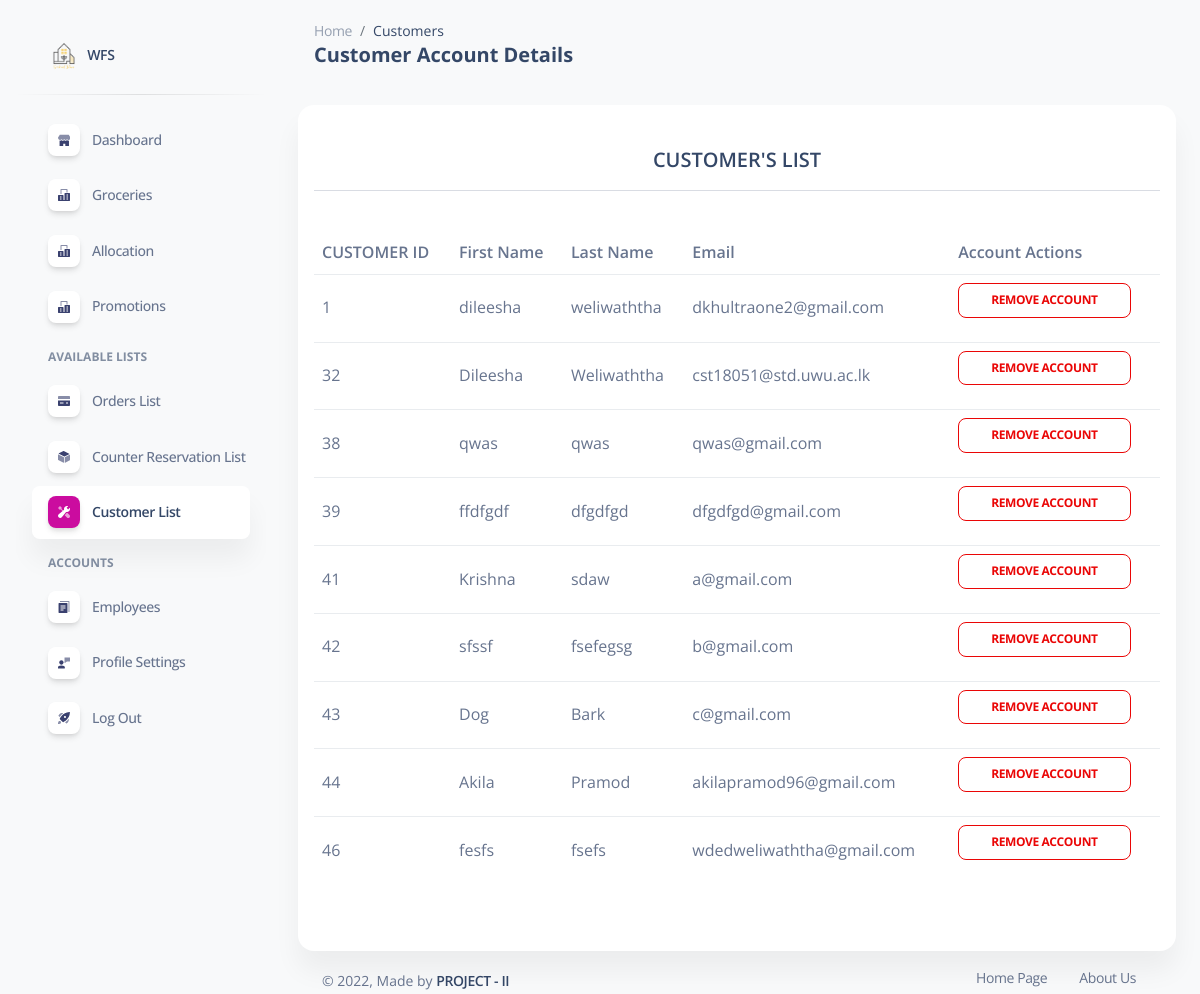
The app's page /admin/accounts.php (signed in) with its own data.
### tables this page shows
CREATE TABLE `customers` (
  `member_id` int(11) NOT NULL,
  `firstname` varchar(100) NOT NULL,
  `lastname` varchar(100) NOT NULL,
  `email` varchar(100) NOT NULL,
  `password` varchar(255) NOT NULL,
  `question_id` int(5) NOT NULL,
  `answer` varchar(45) NOT NULL,
  `code` mediumint(50) NOT NULL,
  `status` text NOT NULL
);

### admin/accounts.php (the view, shortened to what this page needs)
    <?php
        $conn = mysqli_connect(DB_HOST, DB_USER, DB_PASSWORD,DB_DATABASE);
        $result=mysqli_query($conn,"SELECT * FROM customers")
        or die("There are no records to display ... \n" . mysqli_error());
    ?>
<!DOCTYPE html>
<html lang="en">
<head>
  <link href="./assets/css/nucleo-icons.css" rel="stylesheet" />
  <link href="./assets/css/nucleo-svg.css" rel="stylesheet" />
  <link href="./assets/css/nucleo-svg.css" rel="stylesheet" />
  <link id="pagestyle" href="./assets/css/soft-ui-dashboard.css?v=1.0.3" rel="stylesheet" />
</head>
<body class="g-sidenav-show  bg-gray-100">
<aside class="sidenav navbar navbar-vertical navbar-expand-xs border-0 border-radius-xl my-3 fixed-start ms-3 " id="sidenav-main">
    <div class="sidenav-header">
      <a class="navbar-brand m-0" href="#">
        <img src="./assets/img/logo-ct.png" class="navbar-brand-img h-100" alt="main_logo">
        <span class="ms-1 font-weight-bold">WFS</span>
      </a>
    </div>
    <hr class="horizontal dark mt-0">
    <div class="collapse navbar-collapse w-auto max-height-vh-100 h-100" id="sidenav-collapse-main" style="overflow: initial;">
      <ul class="navbar-nav">
        <li class="nav-item">
          <a class="nav-link" href="./index.php">
            <div class="icon icon-shape icon-sm shadow border-radius-md bg-white text-center me-2 d-flex align-items-center justify-content-center">
            </div>
            <span class="nav-link-text ms-1">Dashboard</span>
          </a>
        </li>
        <li class="nav-item">
          <a class="nav-link" href="./foods-menu.php">
            <div class="icon icon-shape icon-sm shadow border-radius-md bg-white text-center me-2 d-flex align-items-center justify-content-center">
            </div>
            <span class="nav-link-text ms-1">Groceries</span>
          </a>
        </li>
        <li class="nav-item">
          <a class="nav-link" href="./allocation.php">
            <div class="icon icon-shape icon-sm shadow border-radius-md bg-white text-center me-2 d-flex align-items-center justify-content-center">
            </div>
            <span class="nav-link-text ms-1">Allocation</span>
          </a>
        </li>
        <li class="nav-item">
          <a class="nav-link" href="./specials.php">
            <div class="icon icon-shape icon-sm shadow border-radius-md bg-white text-center me-2 d-flex align-items-center justify-content-center">
            </div>
            <span class="nav-link-text ms-1">Promotions</span>
          </a>
        </li>
        <li class="nav-item mt-3">
          <h6 class="ps-4 ms-2 text-uppercase text-xs font-weight-bolder opacity-6">Available Lists</h6>
        </li>
        <li class="nav-item">
          <a class="nav-link" href="./orders.php">
            <div class="icon icon-shape icon-sm shadow border-radius-md bg-white text-center me-2 d-flex align-items-center justify-content-center">
            </div>
            <span class="nav-link-text ms-1">Orders List</span>
          </a>
        </li>
        <li class="nav-item">
          <a class="nav-link" href="./reservations.php">
            <div class="icon icon-shape icon-sm shadow border-radius-md bg-white text-center me-2 d-flex align-items-center justify-content-center">
            </div>
            <span class="nav-link-text ms-1">Counter Reservation List</span>
          </a>
        </li>
        <li class="nav-item">
          <a class="nav-link active" href="#">
            <div class="icon icon-shape icon-sm shadow border-radius-md bg-white text-center me-2 d-flex align-items-center justify-content-center">
            </div>
            <span class="nav-link-text ms-1">Customer List</span>
          </a>
        </li>
        <li class="nav-item mt-3">
          <h6 class="ps-4 ms-2 text-uppercase text-xs font-weight-bolder opacity-6">Accounts</h6>
        </li>
        <li class="nav-item">
          <a class="nav-link" href="./employees.php">
            <div class="icon icon-shape icon-sm shadow border-radius-md bg-white text-center me-2 d-flex align-items-center justify-content-center">
            </div>
            <span class="nav-link-text ms-1">Employees</span>
          </a>
        </li>
        <li class="nav-item">
          <a class="nav-link" href="./profile.php">
            <div class="icon icon-shape icon-sm shadow border-radius-md bg-white text-center me-2 d-flex align-items-center justify-content-center">
            </div>
            <span class="nav-link-text ms-1">Profile Settings</span>
          </a>
        </li>
        <li class="nav-item">
          <a class="nav-link" href="./user/logout-user.php">
            <div class="icon icon-shape icon-sm shadow border-radius-md bg-white text-center me-2 d-flex align-items-center justify-content-center">
            </div>
            <span class="nav-link-text ms-1">Log Out</span>
          </a>
        </li>
      </ul>
    </div>
  </aside>
  <main class="main-content position-relative max-height-vh-100 h-100 mt-1 border-radius-lg ">
    <nav class="navbar navbar-main navbar-expand-lg px-0 mx-4 shadow-none border-radius-xl" id="navbarBlur" navbar-scroll="true">
      <div class="container-fluid py-1 px-3">
        <nav aria-label="breadcrumb">
        <ol class="breadcrumb bg-transparent mb-0 pb-0 pt-1 px-0 me-sm-6 me-5">
            <li class="breadcrumb-item text-sm"><a class="opacity-5 text-dark" href="./index.php">Home</a></li>
            <li class="breadcrumb-item text-sm text-dark active" aria-current="page">Customers</li>
          </ol>
          <h5 class="font-weight-bolder mb-0">Customer Account Details</h5>
        </nav>
      </div>
    </nav>
    <div class="container-fluid">
        <div class="row mt-4">
          <div class="col-lg-12 mb-lg-0 mb-4">
            <div class="card">
              <div class="card-body p-3">
                <br/>
                <div class="row">
                  <div class="col-lg-12 mb-lg-0 mb-4">
                    <h5 style="text-align:center">CUSTOMER'S LIST</h5>
                    <hr/>
                    <br/><div class="table-responsive">
                          <table class="table table-hover align-items-center mb-0">
                        <tr>
                            <th>CUSTOMER ID</th>
                            <th>First Name</th>
                            <th>Last Name</th>
                            <th>Email</th>
                            <th>Account Actions</th>
                        </tr>
                        <?php
                        while ($row=mysqli_fetch_array($result)){
                            echo "<tr>";
                            echo "<td>" . $row['member_id']."</td>";
                            echo "<td>" . $row['firstname']."</td>";
                            echo "<td>" . $row['lastname']."</td>";
                            echo "<td>" . $row['email']."</td>";
                            echo '<td><a  class="del-btn btn btn-outline-danger btn-sm" href="delete-member.php?id=' . $row['member_id'] . '">Remove Account</a></td>';
                            echo "</tr>";
                        }
                        ?>
                    </table>
                      </div>
                      <br/>
                      <br/>
                  </div>
              </div>
            </div>
          </div>
      </div>
      <br/>
      <?php require_once('components/footer.inc.php'); ?>
    </div>
  </main>
</body>
</html>

### admin/assets/css/nucleo-svg.css (style rules this page uses)
.icon { display: inline-block; color: #111111; height: 1em; width: 1em; }
.icon-sm { height: 0.8em; width: 0.8em; }
.icon { fill: currentColor; stroke: none; }

### records on screen
customers: member_id "1", firstname "dileesha", lastname "weliwaththa", email "dkhultraone2@gmail.com"
customers: member_id "32", firstname "Dileesha", lastname "Weliwaththa", email "cst18051@std.uwu.ac.lk"
customers: member_id "38", firstname "qwas", lastname "qwas", email "qwas@gmail.com"
customers: member_id "39", firstname "ffdfgdf", lastname "dfgdfgd", email "dfgdfgd@gmail.com"
customers: member_id "41", firstname "Krishna", lastname "sdaw", email "a@gmail.com"
customers: member_id "42", firstname "sfssf", lastname "fsefegsg", email "b@gmail.com"
customers: member_id "43", firstname "Dog", lastname "Bark", email "c@gmail.com"
customers: member_id "44", firstname "Akila", lastname "Pramod", email "akilapramod96@gmail.com"
customers: member_id "46", firstname "fesfs", lastname "fsefs", email "wdedweliwaththa@gmail.com"
